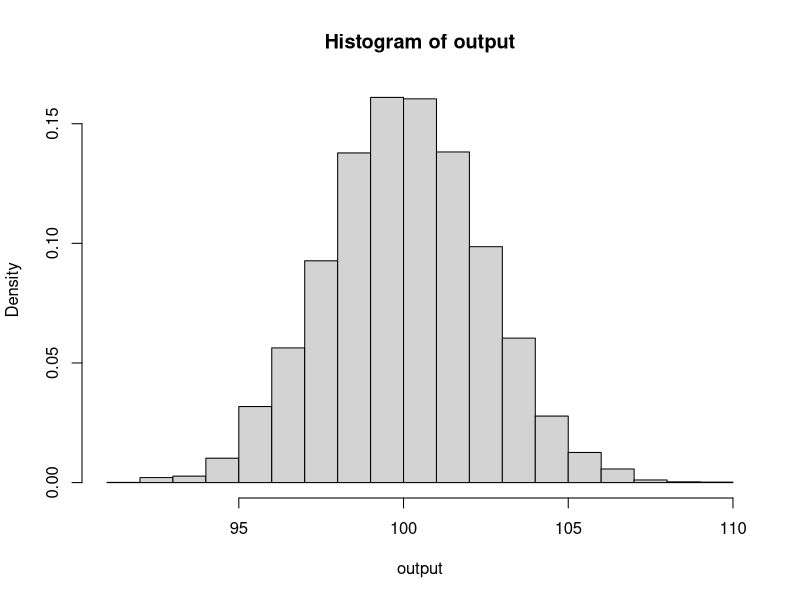

This figure's R source:
# Exercise 1
# Determine the sample space for a single roll of a 6-sided die
expand.grid(1:6);

# Exercise 2
# Determine the sample space for two rolls of a 4-sided die (or rolling two 4-sided dice simultaneously)
expand.grid(1:4, 1:4);


# Exercise 3
# Determine the sample space for a single roll of a 6-sided die followed by a single flip of a coin
expand.grid(1:6, c("H","T"));


# Exercise 4
# A developer of a new subdivision offers a prospective home buyer a choice of 4 designs (A,B,C,D), and a garage or a carport. 
# How many different plans are available to the buyer?
paste("There are", 4 * 2, "different plans available to the buyer");

# Exercise 5 
# Determine the complete sample space for the in Exercise 4
expand.grid(c("Design A", "Design B", "Design C", "Design D"), c("garage", "carport"));

# Exercise 6
# Determine he number of distinct words that can be formed from all the letters in the word “NARUTO”
paste("The number of distinct words that can be formed from all the letters in the word 'NARUTO' is", factorial(6));

# Exercise 7
# 5 students applied to be tutors, and the lecturer randomly selects 3 of the 5.
# How many different subsets of 3 out of 5 exists?
choose(5,3);

# Exercise 8
# List the complete sample space for the experiment in Exercise 7
combn(5,3);

# Exercise 9
# What is the number of possible 4-digit pin numbers from a set of 10 numbers if duplication is not allowed
factorial(4) * choose(10, 4);


# Exercise 10
# Select a random sample of size 5 without replacement from a list of values from 1 to 20
sample(x=1:20, size=5, replace=FALSE);

# Exercise 11
# Select a random sample of size 5 with replacement from the following vector:
# [2, 7, 8, 10, 15, 17, 29]
data = c(2, 7, 8, 10, 15, 17, 29);
sample(x=data, size=5, replace=TRUE);

# Exercise 12
# Select a random sample of 3 rows of the following data frame with the following columns, without replacement
# (3,5,6,6,8), (12,6,4,23,25), (2,7,8,8,15)
data = data.frame(x=c(3,5,6,6,8), y=c(12,6,4,23,25), z=c(2,7,8,8,15));
data[sample(x=nrow(data), size=3, replace=FALSE),];

# Exercise 13
# Generate a random sample of size 3 from a Bernoulli distribution with probability of success p = 0.6
rbinom(3, 1, 0.6);

# Exercise 14
# Generate a random sample of size 3 from a Binomial distribution with probability of success p = 0.6 of number of trials n = 4
rbinom(3, 4, 0.6);

# Exercise 15
# Generate a random sample of size 5 from a Poisson distribution with lambda = 4
rpois(5, 4);

# Exercise 16
# Generate a random sample of size 2 from a standard uniform distribution
runif(2);

# Exercise 17
# Generate a random sample of size 2 from a uniform distribution with min of 1 and max of 5
runif(2, 1,5);

# Exercise 18
# Generate a random sample of size 1 from a standard normal distribution
rnorm(1);

# Exercise 19
# Generate a random sample of size 4 from a normal distribution with mean 100 and standard deviation 15
rnorm(4, 100, 15);

# Exercise 20
# Generate a random sample of size 3 from an exponential distribution with rate 2
rexp(3, 2);

# Exercise 21
# Generate a random sample of size 3 from a a gamma distribution with shape 2 and rate 5
rgamma(3, 2, 5);

# Exercise 22
# Let X~N(100, 144). Perform a simulation for the sampling distribution of the sample means
# By repeating sampling 10000 times
# Calculate the mean of the sample means
# Calculate the standard deviation of the sample means
# Draw a histogram of the sampling distribution of the sample means
output = NULL;
for (i in 1:10000) {
  output[i] = mean(rnorm(n=25, mean=100, sd=12));
}

mean(output);
sd(output);
hist(output, breaks=20, freq=FALSE)
